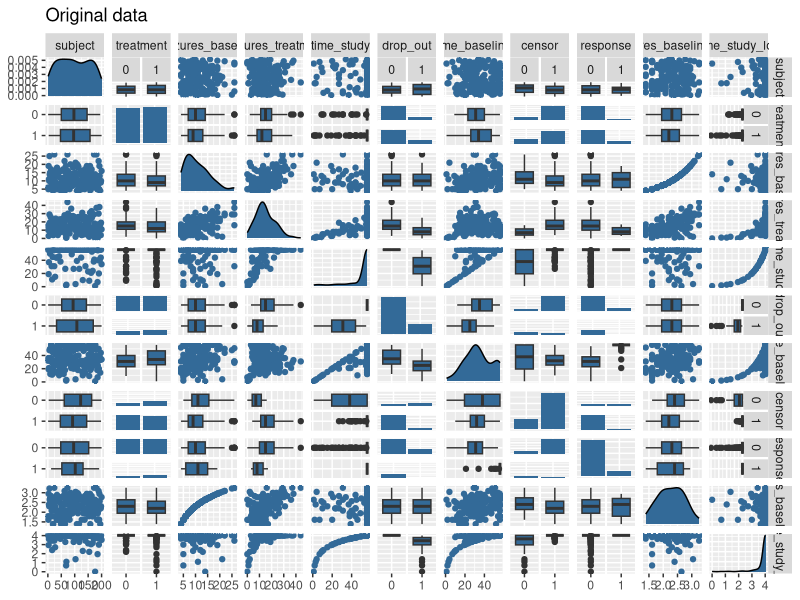

The R script that drew this image:
#### Original Dataset ####
# Packages
library(tidyverse)
library(GGally)

# Data
epilepsy <- read.csv(file = "epilepsy.csv", sep = ";") %>% 
  rename(
    seizures_baseline = number.of.seizures.at.baseline, 
    seizures_treatment = number.of.seizures.under.treatment, 
    time_study = time.in.study..days.,
    drop_out = drop.out,
    time_baseline = time.to.baseline.number
  ) %>% 
  mutate(
    treatment = as.factor(treatment), 
    drop_out = as.factor(drop_out), 
    censor = as.factor(if_else(condition = censor == 0, true = 1, false = 0)), 
    response = as.factor(if_else(
      condition = seizures_treatment <= seizures_baseline & drop_out == 0, 
      true = 1, 
      false = 0
    )), 
    seizures_baseline_log = log(seizures_baseline), 
    time_study_log = log(time_study)
  )
summary(object = epilepsy)

# Visualization
# pdf(file = "plots/original_data.pdf", width = 13)
ggpairs(
  data = epilepsy, 
  mapping = aes(colour = 1), 
  title = "Original data",
  upper = list(continuous = "points", combo = "box", discrete = "facetbar"),
  lower = list(continuous = "points", combo = "box", discrete = "facetbar")
)
# dev.off()